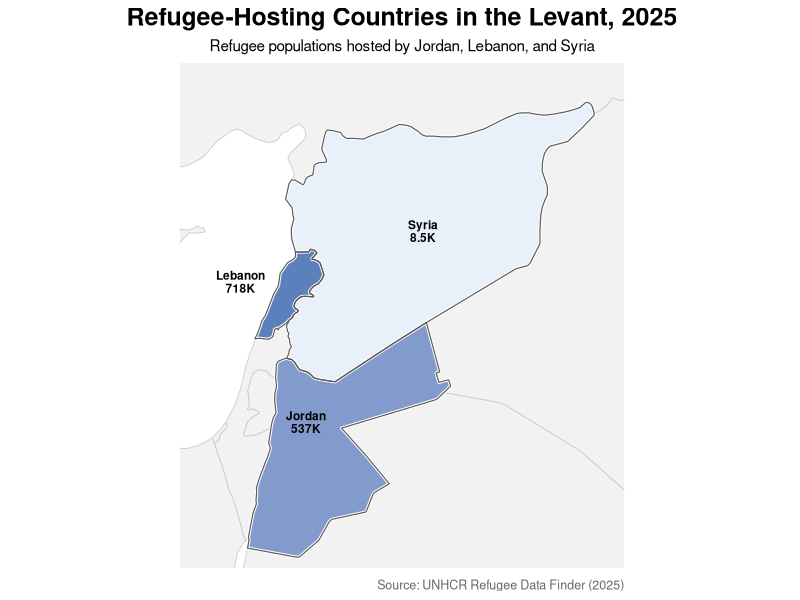
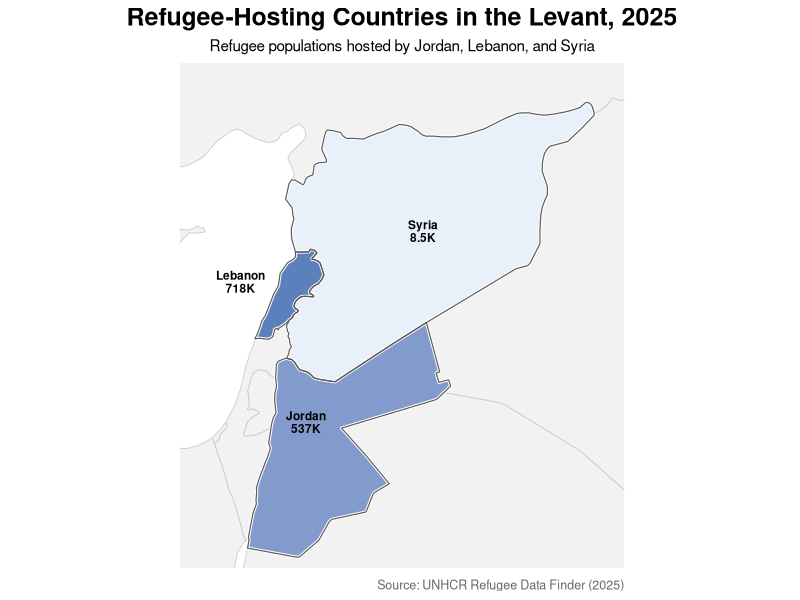

Recreate these plots in R, in order.
# ==========================================================
# Refugee-Hosting Countries in the Levant (2025)
#
# Author: Parisa Ayoubi, MPH
#
# Purpose:
# To visualize refugee populations hosted by Levant countries
# using 2025 UNHCR Refugee Data Finder estimates.
#
# Data source:
# UNHCR Refugee Data Finder (2025)
#
# Notes:
# Comparable refugee-hosting data for the State of Palestine
# were unavailable in the selected UNHCR dataset and were
# therefore excluded from this visualization.
#
# ==========================================================

library(sf)
library(ggplot2)
library(dplyr)
library(rnaturalearth)
library(tibble)

# ---------------------------
# step 1: load world boundaries
# ---------------------------

world <- ne_countries(
  scale = "medium",
  returnclass = "sf"
)

# ---------------------------
# using UNHCR refugee-hosting
# populations (2025)
# ---------------------------

host_data <- data.frame(
  name = c(
    "Jordan",
    "Lebanon",
    "Syria"
  ),
  refugees_hosted = c(
    537485,
    717976,
    8530
  )
)

# ---------------------------
# step 2: join data
# ---------------------------

host_map <- world %>%
  left_join(
    host_data,
    by = "name"
  )

# ---------------------------
# step 3: keep Levant countries only
# ---------------------------

levant_hosts <- host_map %>%
  filter(
    name %in% c(
      "Jordan",
      "Lebanon",
      "Syria"
    )
  )

# ---------------------------
# step 4: adjust label positions
# ---------------------------

label_positions <- tibble(
  name = c(
    "Jordan",
    "Lebanon",
    "Syria"
  ),
  
  lon = c(
    36.2,
    34.8,
    38.7
  ),
  
  lat = c(
    31.6,
    34.1,
    35.0
  ),
  
  label = c(
    "Jordan\n537K",
    "Lebanon\n718K",
    "Syria\n8.5K"
  )
)

# ---------------------------
# step 5: create map
# ---------------------------

ggplot() +
  
  # regional context (light gray neighboring countries)
  geom_sf(
    data = world %>%
      filter(
        name %in% c(
          "Turkey",
          "Iraq",
          "Saudi Arabia",
          "Egypt",
          "Israel",
          "Palestine",
          "Cyprus"
        )
      ),
    fill = "grey95",
    color = "grey80",
    linewidth = 0.3
  ) +
  
  # main Levant countries
  geom_sf(
    data = levant_hosts,
    aes(fill = refugees_hosted),
    color = "white",
    linewidth = 1.1
  ) +
  
  # outer border layer for crisp country boundaries
  geom_sf(
    data = levant_hosts,
    fill = NA,
    color = "grey35",
    linewidth = 0.4
  ) +
  
  # labels
  geom_text(
    data = label_positions,
    aes(
      x = lon,
      y = lat,
      label = label
    ),
    size = 3,
    fontface = "bold",
    lineheight = 0.9
  ) +
  
  scale_fill_gradient(
    low = "#e8f1fa",
    high = "#5c80bc"
  ) +
  
  guides(fill = "none") +
  
  coord_sf(
    xlim = c(33.5, 43),
    ylim = c(29, 38),
    expand = FALSE
  ) +
  
  labs(
    title = "Refugee-Hosting Countries in the Levant, 2025",
    subtitle = "Refugee populations hosted by Jordan, Lebanon, and Syria",
    caption = "Source: UNHCR Refugee Data Finder (2025)"
  ) +
  
  theme_minimal() +
  
  theme(
    plot.title = element_text(
      size = 18,
      face = "bold",
      hjust = 0.5
    ),
    
    plot.subtitle = element_text(
      size = 11,
      hjust = 0.5
    ),
    
    plot.caption = element_text(
      size = 9,
      color = "gray40"
    ),
    
    axis.text = element_blank(),
    axis.title = element_blank(),
    axis.ticks = element_blank(),
    
    panel.grid = element_blank(),
    
    panel.background = element_rect(
      fill = "white",
      color = NA
    )
  )

# ---------------------------
# step 6: save map
# ---------------------------

ggsave(
  "refugee_hosting_countries_levant_2025.png",
  width = 8,
  height = 6,
  dpi = 300
)
